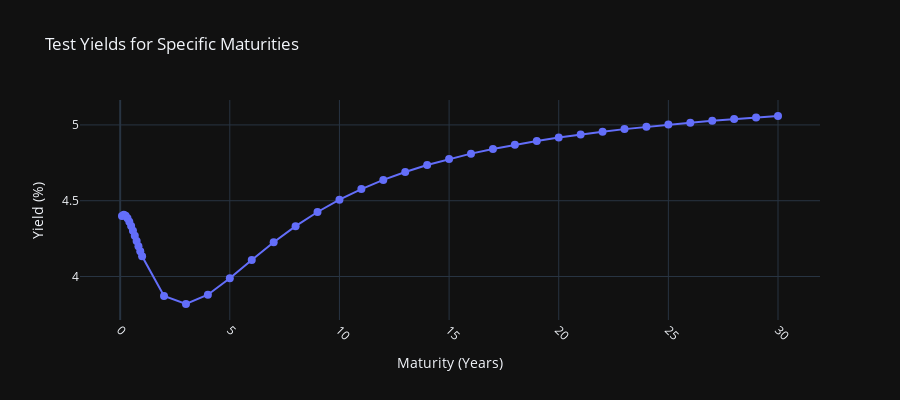

This figure's notebook cell:
### Code cell
import plotly.graph_objects as go

fig = go.Figure()
fig.add_trace(go.Scatter(
    x=maturities_to_check,
    y=yields_to_check,
    mode='markers+lines',
    name='Test Yields',
    marker=dict(size=8)
))

fig.update_layout(
    title='Test Yields for Specific Maturities',
    xaxis_title='Maturity (Years)',
    yaxis_title='Yield (%)',
    xaxis=dict(tickangle=45),
    legend=dict(x=0.01, y=0.99),
    template='plotly_dark',  # <-- set background to black
    width=900,
    height=400
)

### Figure 1 — Plotly figure (JSON) as saved in the notebook; plotly's stock layout.template omitted (floating-point values rounded to 4 significant figures)
{"data": [{"marker": {"size": 8}, "mode": "markers+lines", "name": "Test Yields", "type": "scatter", "x": [0.08333, 0.1667, 0.25, 0.3333, 0.4167, 0.5, 0.5833, 0.6667, 0.75, 0.8333, 0.9167, 1, 2, 3, 4, 5, 6, 7, 8, 9, 10, 11, 12, 13, 14, 15, 16, 17, 18, 19, 20, 21, 22, 23, 24, 25, 26, 27, 28, 29, 30], "y": [4.399, 4.407, 4.401, 4.385, 4.361, 4.333, 4.301, 4.268, 4.234, 4.2, 4.166, 4.134, 3.871, 3.819, 3.88, 3.988, 4.109, 4.226, 4.332, 4.426, 4.507, 4.577, 4.637, 4.69, 4.735, 4.775, 4.811, 4.842, 4.869, 4.894, 4.917, 4.937, 4.956, 4.972, 4.988, 5.002, 5.015, 5.027, 5.039, 5.049, 5.059]}], "layout": {"height": 400, "legend": {"x": 0.01, "y": 0.99}, "title": {"text": "Test Yields for Specific Maturities"}, "width": 900, "xaxis": {"tickangle": 45, "title": {"text": "Maturity (Years)"}}, "yaxis": {"title": {"text": "Yield (%)"}}}}
